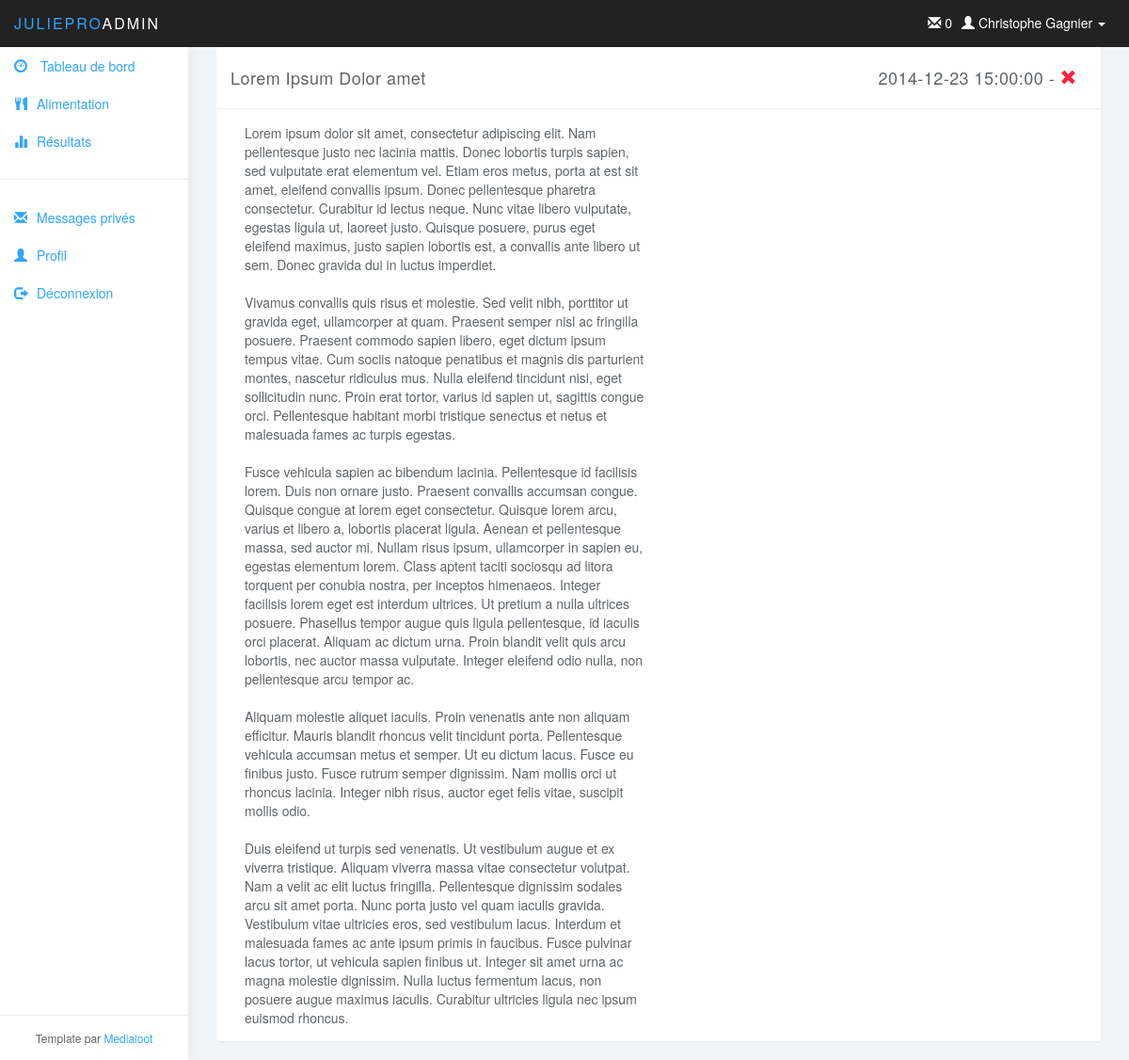
The page /?action=lire_message&messageID=6 on the database its author committed.
### tables this page shows
CREATE TABLE IF NOT EXISTS `utilisateur` (
`utilisateurID` int(11) NOT NULL,
  `nom` varchar(45) NOT NULL,
  `prenom` varchar(45) NOT NULL,
  `noTel` varchar(45) NOT NULL,
  `noCell` varchar(45) DEFAULT NULL,
  `noRue` int(11) NOT NULL,
  `rue` varchar(45) NOT NULL,
  `ville` varchar(45) NOT NULL,
  `codePostal` varchar(45) NOT NULL,
  `age` int(11) NOT NULL,
  `dateInscription` datetime NOT NULL,
  `courriel` varchar(45) NOT NULL,
  `statut` int(11) NOT NULL,
  `entraineurID` int(11) DEFAULT NULL
);

CREATE TABLE IF NOT EXISTS `message` (
`messageID` int(11) NOT NULL,
  `titre` varchar(45) NOT NULL,
  `message` text NOT NULL,
  `date` datetime NOT NULL,
  `estLu` tinyint(1) NOT NULL DEFAULT '0',
  `expediteurID` int(11) NOT NULL,
  `destinataireID` int(11) NOT NULL
);

### model/user_db.php (called while the page is built, shortened)
<?php
function get_user($userID) {
    global $db;
    $query = 'SELECT * FROM utilisateur
              WHERE utilisateurID = '.$userID;
    $result = $db->query($query);
	$result = $result->fetch();
    return $result;
}

### model/message_db.php (called while the page is built, shortened)
<?php
function get_message($userID ,$messageID) {
    global $db;
    $query = '
        SELECT me.messageID, me.titre, me.message, me.`date`, me.estLu, me.expediteurID, me.destinataireID, CONCAT_WS(\', \', us.nom, us.prenom) AS auteur
        FROM message AS me
        INNER JOIN utilisateur AS us
        ON us.utilisateurID = me.expediteurID
        WHERE me.destinataireID = '.$userID.' AND  me.messageID = '.$messageID.';';
    $result = $db->query($query);
    return $result->fetch();
}
function get_nombre_messages($userID) {
    global $db;
    $query = '
        SELECT count(messageID)
        FROM message AS me
        WHERE me.destinataireID = '.$userID.' and estLu = 0;';
    $result = $db->query($query);
    return $result->fetch()[0];
}

### view/lire_message.php (the view, shortened to what this page needs)
<?php
$message = get_message($userInfo['utilisateurID'], $_GET['messageID']);
?>
<div class="col-md-12">
    <div class="panel panel-default">
        <div class="panel-heading">
            <?php echo $message['titre'];?>
            <div class="pull-right">
                <?php echo $message['date']; ?> -
                <a href="?action=remove_message&messageID='.$messageCourant['messageID'].'" class="glyphicon glyphicon-remove color-red"> </a>
            </div>
        </div>
        <div class="panel-body">
            <div class="col-md-6">
                <?php echo nl2br($message['message']);?>
            </div>
        </div>
    </div>
</div>

### view/header.php (shortened to what this page needs)
<!DOCTYPE html>
<html>
<head>
    <link href="css/bootstrap.min.css" rel="stylesheet">
    <link href="css/datepicker3.css" rel="stylesheet">
    <link href="css/styles.css" rel="stylesheet">
</head>
<body>
<nav class="navbar navbar-inverse navbar-fixed-top" role="navigation">
    <div class="container-fluid">
        <div class="navbar-header">
            <a class="navbar-brand" href="index.php"><span>JuliePro</span>Admin</a>
            <?php if(!empty($userInfo))
            { ?>
                <ul class="user-menu">
                    <li class="dropdown pull-right"> <a href="#" class="dropdown-toggle" data-toggle="dropdown"> <span class="glyphicon glyphicon-user"></span> <?php echo $userInfo['prenom'].' '.$userInfo['nom']; ?> <span class="caret"></span> </a>
                    </li>
                </ul>
				<ul class="user-menu">
					<li><a href="?action=view_messageprive"><span class="glyphicon glyphicon-envelope"></span> <?php echo get_nombre_messages($userInfo['utilisateurID']); ?> </a></li>
				</ul>
            <?php } ?>
        </div>
    </div>
</nav>

### css/styles.css (style rules this page uses)
body { background: #f1f4f7; padding-top: 50px; color: #5f6468; }
a, a:hover, a:focus { color: #30a5ff; }
.color-red { color: #f9243f; }
.navbar-header .navbar-brand { color: #fff; font-size: 16px; text-transform: uppercase; font-weight: 500; letter-spacing: 2px; }
.navbar-header .navbar-brand span { color: #30a5ff; }
.panel { border: 0; }
.panel-heading { font-size: 18px; font-weight: 300; letter-spacing: 0.025em; height: 66px; line-height: 45px; }
.panel-default .panel-heading { background: #fff; border-bottom: 1px solid #eee; color: #5f6468; }
.navbar { border: 0; }
.user-menu { display: inline-block; margin-top: 14px; margin-right: 10px; float: right; list-style: none; padding: 0; }
.user-menu a { color: #fff; }
@media (min-width: 768px) { .navbar-header { width: 100%; } }
.panel-heading .glyphicon { margin-right: 10px; }

### rows shown on the page
utilisateur: prenom "Christophe", nom "Gagnier"
message: titre "Lorem Ipsum Dolor amet", date "2014-12-23 15:00:00", message "Lorem ipsum dolor sit amet, consectetur adipiscing elit. Nam pellentesque justo nec lacinia mattis. Donec lobortis turpis sapien, sed vulputate erat elementum vel. Etiam eros metus, porta at est sit amet, eleifend convallis ipsum. Donec pellentesque pharetra consectetur. Curabitur id lectus neque. Nunc vitae libero vulputate, egestas ligula ut, laoreet justo. Quisque posuere, purus eget eleifend maximus, justo sapien lobortis est, a convallis ante libero ut sem. Donec gravida dui in luctus imperdiet. Vivamus convallis quis risus et molestie. Sed velit nibh, porttitor ut gravida eget, ullamcorper at quam. Praesent semper nisl ac fringilla posuere. Praesent commodo sapien libero, eget dictum…"

### other values the page prints
get_nombre_messages($userInfo['utilisateurID']) "0"
